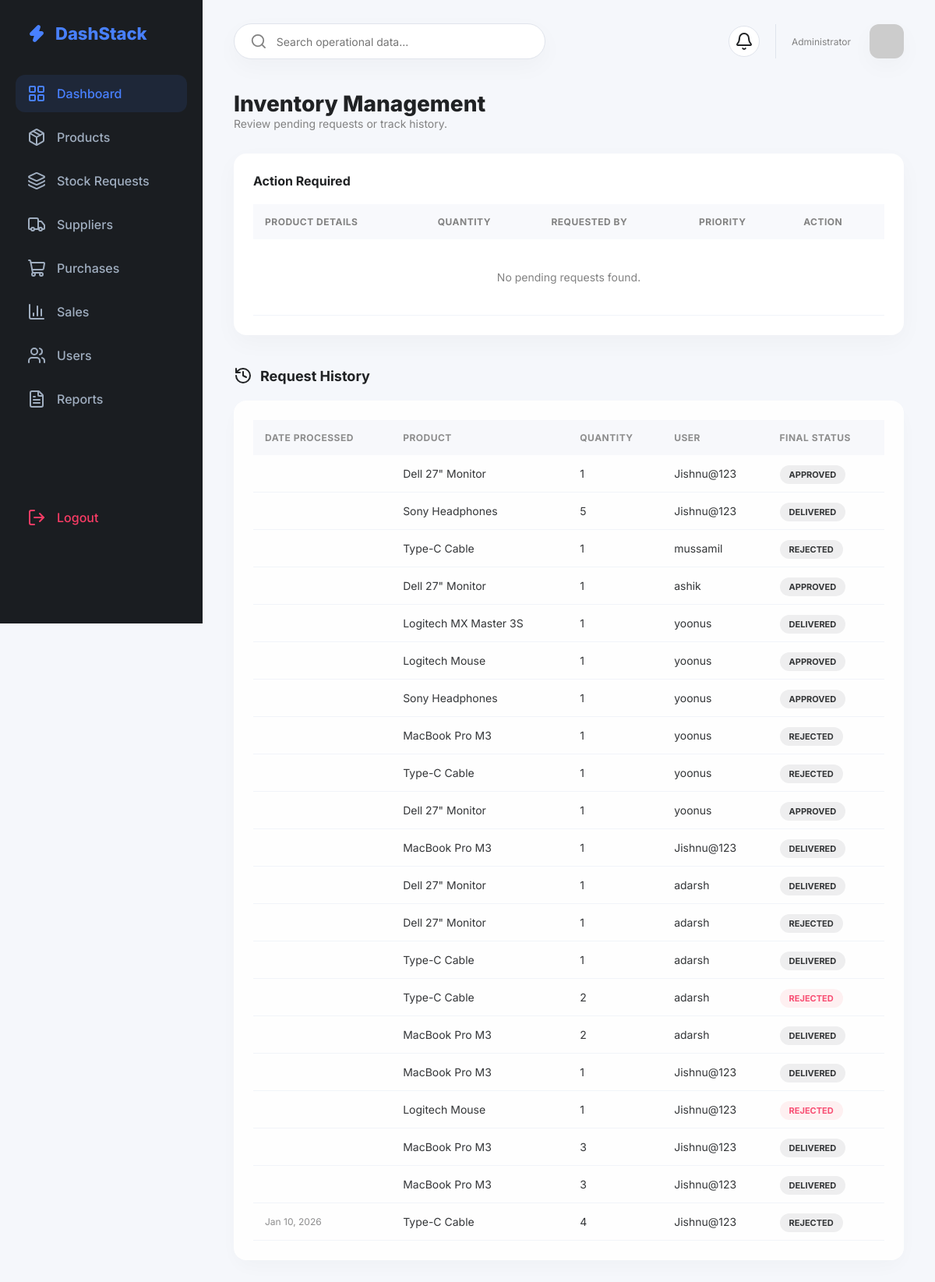
Page /stock-requests/ on the committed database.
### inventory/models.py (models this page shows, shortened)
class StockRequest(models.Model):
    STATUS_CHOICES = (
        ('PENDING', 'Pending'),
        ('APPROVED', 'Approved'),
        ('DELIVERED', 'Delivered'),
        ('REJECTED', 'Rejected'),
    )
    staff = models.ForeignKey(User, on_delete=models.CASCADE)
    product = models.ForeignKey('Product', on_delete=models.CASCADE)
    quantity = models.PositiveIntegerField()
    status = models.CharField(
        max_length=20,
        choices=STATUS_CHOICES,
        default='PENDING'
    )
    requested_at = models.DateTimeField(auto_now_add=True)
    approved_at = models.DateTimeField(null=True, blank=True)
    delivered_at = models.DateTimeField(null=True, blank=True)

class Product(models.Model):
    name = models.CharField(max_length=100)
    sku = models.CharField(max_length=50, unique=True,default='TEMP-SKU')
    category = models.ForeignKey(Category, on_delete=models.SET_NULL, null=True)
    supplier = models.ForeignKey(Supplier, on_delete=models.SET_NULL, null=True)
    quantity = models.PositiveIntegerField(default=0)
    price = models.DecimalField(max_digits=10, decimal_places=2)
    threshold = models.PositiveIntegerField(default=5)
    low_stock_alert_sent = models.BooleanField(default=False)
    created_at = models.DateTimeField(auto_now_add=True)

### inventory/views.py (the view)
# urls.py: path('stock-requests/', views.admin_stock_requests, name='admin_stock_requests'),
def admin_stock_requests(request):
    pending_requests = StockRequest.objects.filter(status__iexact='PENDING').order_by('-requested_at')
    history_requests = StockRequest.objects.exclude(status__iexact='PENDING').order_by('-approved_at')
    return render(request, 'admin_stock_requests.html', {
        'requests': pending_requests,
        'history': history_requests
    })

### inventory/templates/admin_stock_requests.html (shortened to what this page needs)
{% extends 'admin_dashboard.html' %}
{% block content %}
<div class="page-header">
    <h1 style="font-size: 28px; font-weight: 800; color: var(--text-main);">Inventory Management</h1>
    <p style="color: var(--text-muted); font-size: 14px;">Review pending requests or track history.</p>
</div>
<div class="card">
    <div class="chart-header" style="margin-bottom: 20px;">
        <h3 style="font-size: 16px; font-weight: 700;">Action Required</h3>
    </div>
    <table class="data-table">
        <thead>
            <tr>
                <th>Product Details</th>
                <th>Quantity</th>
                <th>Requested By</th>
                <th>Priority</th>
                <th>Action</th>
            </tr>
        </thead>
        <tbody>
            {% for req in requests %}
            <tr>
                <td><strong>{{ req.product.name }}</strong></td>
                <td>{{ req.quantity }} Units</td>
                <td>{{ req.staff.username }}</td>
                <td>
                    {% if req.quantity > 50 %}<span class="status-pill status-low">High</span>{% else %}Normal{% endif %}
                </td>
                <td>
                    <div style="display: flex; align-items: center;">
                        <a href="{% url 'approve_stock_request' req.id %}" class="btn-approve">Approve</a>
                        <a href="{% url 'reject_stock_request' req.id %}" class="btn-reject" onclick="return confirm('Reject this request?')">Reject</a>
                    </div>
                </td>
            </tr>
            {% empty %}
            <tr><td colspan="5" style="text-align:center; padding:40px; color:var(--text-muted);">No pending requests found.</td></tr>
            {% endfor %}
        </tbody>
    </table>
</div>
<div class="section-title">
    <i data-lucide="history" size="20"></i> Request History
</div>
<div class="card" style="opacity: 0.9;">
    <table class="data-table">
        <thead>
            <tr>
                <th>Date Processed</th>
                <th>Product</th>
                <th>Quantity</th>
                <th>User</th>
                <th>Final Status</th>
            </tr>
        </thead>
        <tbody>
            {% for h in history %}
            <tr>
                <td style="font-size: 12px; color: var(--text-muted);">
                    {{ h.approved_at|date:"M d, Y"|default:h.requested_at|date:"M d, Y" }}
                </td>
                <td>{{ h.product.name }}</td>
                <td>{{ h.quantity }}</td>
                <td>{{ h.staff.username }}</td>
                <td>
                    {% if h.status == 'Approved' %}
                        <span class="status-badge status-approved">Approved</span>
                    {% elif h.status == 'Rejected' %}
                        <span class="status-badge status-rejected">Rejected</span>
                    {% else %}
                        <span class="status-badge" style="background: #eee;">{{ h.status }}</span>
                    {% endif %}
                </td>
            </tr>
            {% empty %}
            <tr><td colspan="5" style="text-align:center; padding:40px; color:var(--text-muted);">No processed requests in history.</td></tr>
            {% endfor %}
        </tbody>
    </table>
</div>
{% endblock %}

### inventory/templates/admin_dashboard.html (style rules this page uses)
:root { --primary: #4880FF; --primary-light: rgba(72, 128, 255, 0.1); --bg-body: #F5F7FB; --sidebar-bg: #1A1D21; --text-main: #202224; --text-muted: #828282; --white: #FFFFFF; --border: #E0E4EC; --radius-lg: 16px; --radius-md: 12px; --shadow: 0px 10px 30px rgba(0, 0, 0, 0.03); --success: #00B69B; --danger: #F93C65; --warning: #FFB700; }
* { margin: 0; padding: 0; box-sizing: border-box; font-family: 'Inter', sans-serif; }
body { background-color: var(--bg-body); display: flex; min-height: 100vh; color: var(--text-main); }
.card { background: var(--white); border-radius: var(--radius-lg); padding: 24px; box-shadow: var(--shadow); border: 1px solid rgba(255, 255, 255, 0.8); }
.chart-header { display: flex; justify-content: space-between; align-items: center; margin-bottom: 20px; }
.data-table { width: 100%; border-collapse: collapse; }
.data-table th { text-align: left; padding: 15px; background: #F8F9FC; font-size: 12px; color: var(--text-muted); text-transform: uppercase; letter-spacing: 0.5px; }
.data-table td { padding: 15px; border-bottom: 1px solid #F1F4F9; font-size: 14px; vertical-align: middle; }

### inventory/templates/admin_stock_requests.html (style rules this page uses)
.page-header { margin-bottom: 30px; }
.status-badge { padding: 5px 12px; border-radius: 20px; font-size: 11px; font-weight: 700; text-transform: uppercase; }
.status-rejected { background: #FFF0F0; color: #F93C65; }
.section-title { font-size: 18px; font-weight: 700; margin-top: 40px; margin-bottom: 20px; display: flex; align-items: center; gap: 10px; }

### rows in the picture
StockRequest: product.name "Dell 27\" Monitor", quantity "1", staff.username "Jishnu@123", status "APPROVED"
StockRequest: product.name "Sony Headphones", quantity "5", staff.username "Jishnu@123", status "DELIVERED"
StockRequest: product.name "Type-C Cable", quantity "1", staff.username "mussamil", status "REJECTED"
StockRequest: product.name "Dell 27\" Monitor", quantity "1", staff.username "ashik", status "APPROVED"
StockRequest: product.name "Logitech MX Master 3S", quantity "1", staff.username "yoonus", status "DELIVERED"
StockRequest: product.name "Logitech Mouse", quantity "1", staff.username "yoonus", status "APPROVED"
StockRequest: product.name "Sony Headphones", quantity "1", staff.username "yoonus", status "APPROVED"
StockRequest: product.name "MacBook Pro M3", quantity "1", staff.username "yoonus", status "REJECTED"
StockRequest: product.name "Type-C Cable", quantity "1", staff.username "yoonus", status "REJECTED"
StockRequest: product.name "Dell 27\" Monitor", quantity "1", staff.username "yoonus", status "APPROVED"
StockRequest: product.name "MacBook Pro M3", quantity "1", staff.username "Jishnu@123", status "DELIVERED"
StockRequest: product.name "Dell 27\" Monitor", quantity "1", staff.username "adarsh", status "DELIVERED"
StockRequest: product.name "Dell 27\" Monitor", quantity "1", staff.username "adarsh", status "REJECTED"
StockRequest: product.name "Type-C Cable", quantity "1", staff.username "adarsh", status "DELIVERED"
StockRequest: product.name "Type-C Cable", quantity "2", staff.username "adarsh", status "REJECTED"
StockRequest: product.name "MacBook Pro M3", quantity "2", staff.username "adarsh", status "DELIVERED"
StockRequest: product.name "MacBook Pro M3", quantity "1", staff.username "Jishnu@123", status "DELIVERED"
StockRequest: product.name "Logitech Mouse", quantity "1", staff.username "Jishnu@123", status "REJECTED"
StockRequest: product.name "MacBook Pro M3", quantity "3", staff.username "Jishnu@123", status "DELIVERED"
StockRequest: product.name "MacBook Pro M3", quantity "3", staff.username "Jishnu@123", status "DELIVERED"
StockRequest: approved_at "Jan 10, 2026", product.name "Type-C Cable", quantity "4", staff.username "Jishnu@123", status "REJECTED"
